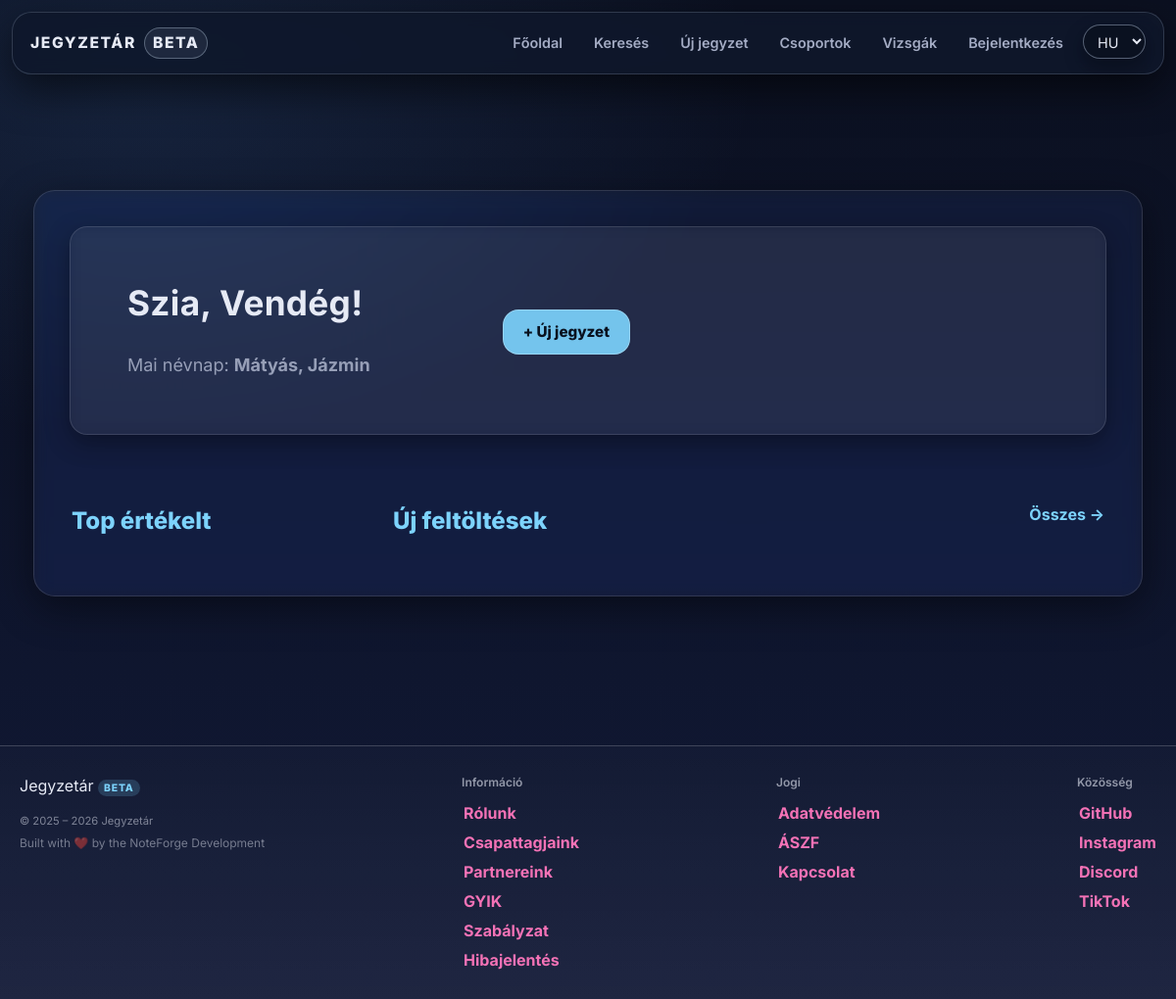
Before: / with the older database file.
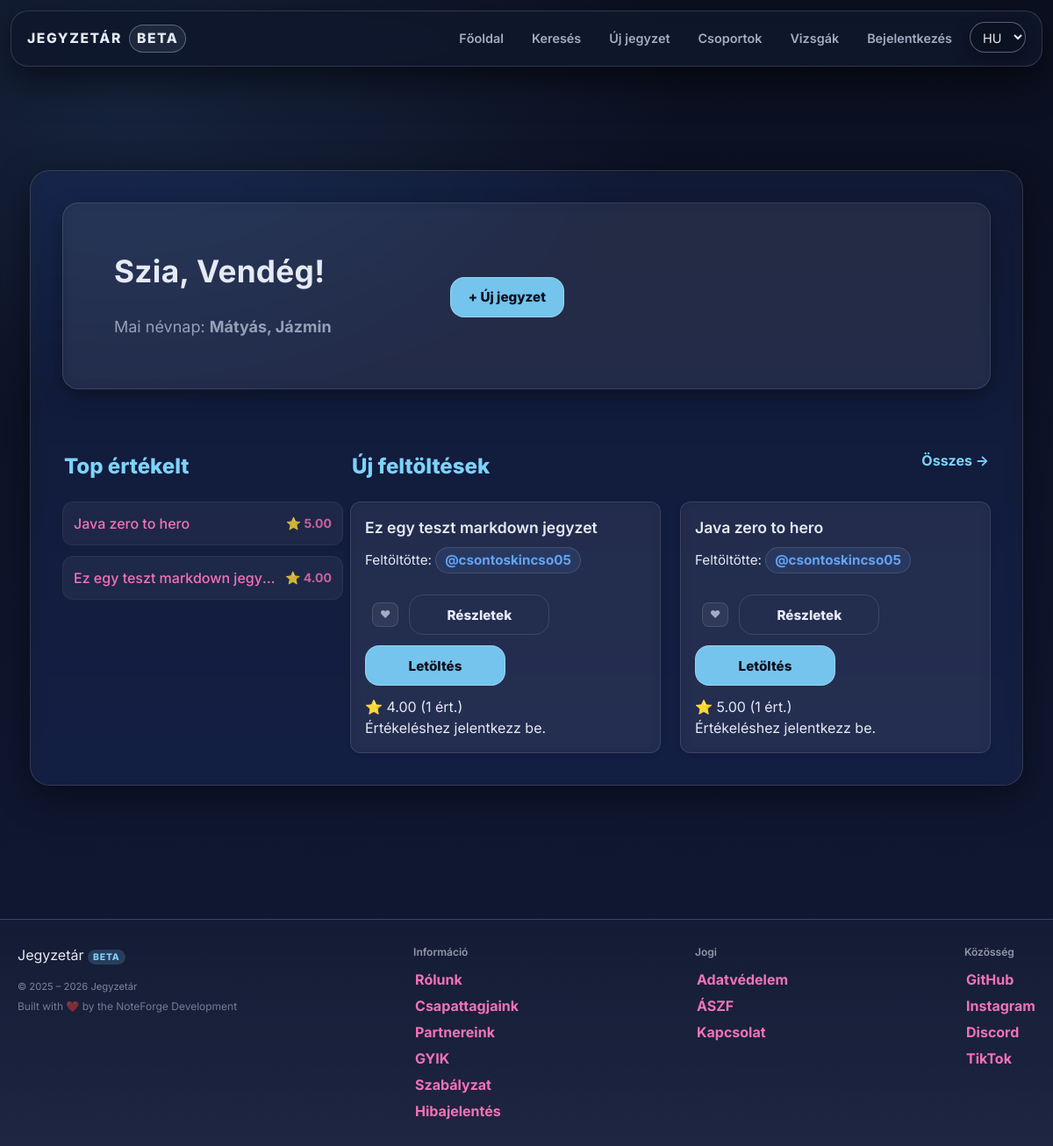
After: the same page with the newer database file.
### tables this page shows
CREATE TABLE `namedays` (
  `id` int(11) NOT NULL,
  `datum` varchar(5) DEFAULT NULL,
  `nevek` varchar(255) DEFAULT NULL
);

CREATE TABLE `files` (
  `id` int(11) NOT NULL,
  `uploaded_by` int(11) DEFAULT NULL,
  `name` varchar(255) NOT NULL,
  `file_name` varchar(255) DEFAULT NULL,
  `description` text DEFAULT NULL,
  `file_path` varchar(1024) DEFAULT NULL,
  `subject` varchar(100) NOT NULL,
  `tags` varchar(255) NOT NULL,
  `tn_name` varchar(255) DEFAULT NULL,
  `file_size` bigint(20) UNSIGNED DEFAULT NULL,
  `download_count` int(11) NOT NULL DEFAULT 0,
  `content_text` longtext DEFAULT NULL,
  `edu_stage` enum('hs','uni') DEFAULT NULL,
  `edu_level` tinyint(4) DEFAULT NULL,
  `content_type` enum('file','note') NOT NULL DEFAULT 'file',
  `note_markdown` mediumtext DEFAULT NULL,
  `note_excerpt` varchar(255) DEFAULT NULL
);

CREATE TABLE `users` (
  `id` int(11) NOT NULL,
  `lastname` varchar(100) DEFAULT NULL,
  `firstname` varchar(100) DEFAULT NULL,
  `username` varchar(50) NOT NULL,
  `birthdate` date DEFAULT NULL,
  `gender` varchar(10) DEFAULT NULL,
  `email` varchar(50) NOT NULL,
  `profile_picture` varchar(255) DEFAULT NULL,
  `password` varchar(255) NOT NULL,
  `security_question` varchar(255) NOT NULL,
  `security_answer` varchar(255) NOT NULL,
  `admin` tinyint(1) NOT NULL,
  `teacher` tinyint(1) DEFAULT NULL,
  `registration_date` datetime DEFAULT NULL,
  `language` varchar(5) NOT NULL DEFAULT 'hu',
  `oauth_provider` varchar(20) DEFAULT NULL,
  `oauth_sub` varchar(191) DEFAULT NULL,
  `email_verified` tinyint(1) NOT NULL DEFAULT 0,
  `bio` text DEFAULT NULL,
  `profile_theme` varchar(32) NOT NULL DEFAULT 'default',
  `twofa_enabled` tinyint(1) NOT NULL DEFAULT 0,
  `used_reg_code` varchar(64) DEFAULT NULL,
  `used_reg_code_at` datetime DEFAULT NULL,
  `show_fullname` tinyint(1) NOT NULL DEFAULT 1,
  `show_email` tinyint(1) NOT NULL DEFAULT 0,
  `show_birthdate` tinyint(1) NOT NULL DEFAULT 0
);

### assets/php/navbar.php (called while the page is built, shortened)
<?php
    $isLoggedIn = false;
?>

### assets/php/lang.php (called while the page is built, shortened)
<?php
    $supported_langs = ['hu', 'en', 'de'];
    if (isset($_GET['lang']) && in_array($_GET['lang'], $supported_langs, true)) {
        $lang = $_GET['lang'];
        $_SESSION['lang'] = $lang;
        if (!headers_sent()) {
            setcookie('lang', $lang, time() + 60*60*24*30, '/');
        }
    } else {
        if (isset($_SESSION['lang']) && in_array($_SESSION['lang'], $supported_langs, true)) {
            $lang = $_SESSION['lang'];
        } elseif (isset($_COOKIE['lang']) && in_array($_COOKIE['lang'], $supported_langs, true)) {
            $lang = $_COOKIE['lang'];
        } else {
            $lang = 'hu';
        }
    }
    $translations = [];
    if ($stmt = $conn->prepare("SELECT t_key, text FROM translations WHERE lang_code = ?")) {
        $stmt->bind_param('s', $lang);
        $stmt->execute();
        $result = $stmt->get_result();
        while ($row = $result->fetch_assoc()) {
            $translations[$row['t_key']] = $row['text'];
        }
    }
    if (!function_exists('t')) {
        function t(string $key): string
        {
            global $translations;
            return $translations[$key] ?? $key;
        }
    }

### assets/php/functions.php (called while the page is built, shortened)
<?php
    if (!function_exists('db_stmt')) {
        function db_stmt(mysqli $conn, string $sql, string $types = '', array $params = []): mysqli_stmt {
            $stmt = $conn->prepare($sql);
            if ($types !== '' && $params) {
                if (!$stmt->bind_param($types, ...$params)) {
                    db_log_error($conn, 'Paraméterek bind-elése sikertelen', $sql, $params);
                    throw new RuntimeException('Paraméterek bind-elése sikertelen: ' . $stmt->error);
                }
            }
            if (!$stmt->execute()) {
                db_log_error($conn, 'Végrehajtási hiba (execute)', $sql, $params);
                throw new RuntimeException('Végrehajtási hiba (execute): ' . $stmt->error);
            }
            return $stmt;
        }
    }
    if (!function_exists('db_query')) {
        function db_query(mysqli $conn, string $sql, string $types = '', array $params = []): mysqli_result
        {
            $stmt = db_stmt($conn, $sql, $types, $params);
            $result = $stmt->get_result();
            return $result;
        }
    }

### index.php (the view, shortened to what the rows shown need)
<?php
    require_once "assets/php/db.php";
    require_once "assets/php/lang.php";
    require_once "assets/php/functions.php";
    $user = null;
    $displayName   = $user['username'] ?? t('guest');
    $today = date("m-d");
    $nd = db_query($conn, "SELECT nevek FROM namedays WHERE datum = ? LIMIT 1", "s", [$today]);
    $nameday = ($nd && $nd->num_rows > 0) ? $nd->fetch_assoc()['nevek'] : t('nameday_none_today');
    $popular_sql = "
        SELECT f.*, IFNULL(AVG(r.rating),0) AS avg_rating, COUNT(r.id) AS rating_count
        FROM files f
        LEFT JOIN ratings r ON f.id = r.file_id
        GROUP BY f.id
        ORDER BY avg_rating DESC, rating_count DESC
        LIMIT 8
    ";
    $popular_result = $conn->query($popular_sql);
    $latest_result = $conn->query("SELECT * FROM files ORDER BY id DESC LIMIT 12");
?>
<!DOCTYPE html>
<html lang="<?= htmlspecialchars($lang ?? 'hu') ?>">
<head>
    <link rel="stylesheet" href="assets/css/styles.css">
    <script src="https://cdn.jsdelivr.net/npm/@tailwindcss/browser@4"></script>
</head>
<body>
    <?php
        include 'assets/php/navbar.php';
    ?>
    <div class="content-wrapper w-full">
        <?php include "assets/php/ads.php"; ?>
        <div class="main w-full max-w-6xl mx-auto px-4 md:px-6 lg:px-8">
            <section class="hero card mb-6 md:mb-8">
                <div class="hero-body p-4 md:p-6 lg:p-10">
                    <div class="hero-text">
                        <h1 class="hero-title text-2xl md:text-3xl lg:text-4xl font-bold mb-2">
                            <?= t('hero_greeting') . " " . htmlspecialchars($displayName) ?>!
                        </h1>
                        <p class="hero-sub text-base md:text-lg opacity-90"><?= t('hero_nameday') ?>: <strong><?= htmlspecialchars($nameday) ?></strong></p>
                    </div>
                </div>
            </section>
            <div class="home-grid">
            <section class="content-main flex-1 min-w-0">
                    <?php if ($latest_result && $latest_result->num_rows > 0): ?>
                        <div class="content-grid grid grid-cols-1 md:grid-cols-2 gap-4 md:gap-6">
                            <?php while ($file = $latest_result->fetch_assoc()):
                                    $file_id = (int)$file['id'];
									$contentType = $file['content_type'] ?? 'file';
									$externalUrl = trim((string)($file['external_url'] ?? ''));
                                    $uploaderRes = db_query($conn, "SELECT username FROM users WHERE id = ? LIMIT 1", "i", [(int)$file['uploaded_by']]);
                                    $uploader = ($uploaderRes && $uploaderRes->num_rows) ? $uploaderRes->fetch_assoc() : ['username' => 'ismeretlen'];
                                    $avgRes = db_query($conn, "SELECT AVG(rating) AS avg, COUNT(*) AS c FROM ratings WHERE file_id = ?", "i", [$file_id]);
                                    $avg = "0.00";
                                    $cnt = 0;
                                    if ($avgRes && $avgRes->num_rows) {
                                        $d = $avgRes->fetch_assoc();
                                        $avg = number_format((float)($d['avg'] ?? 0), 2);
                                        $cnt = (int)($d['c'] ?? 0);
                                    }
                                    $userRating = 0;
                                $is_favorite = false;
                            ?>
                                <article class="card note-card" id="file-<?= (int)$file_id ?>">
                                    <header class="note-header">
                                        <div class="card-title-group">
                                            <h4 class="entry-title"><?= htmlspecialchars($file['name'] ?? '') ?></h4>
                                            <p class="uploader-info">
                                                Feltöltötte:
                                                <a class="uploader-name" href="profile.php?user=<?= urlencode($uploader['username'] ?? '') ?>">
                                                    @<?= htmlspecialchars($uploader['username'] ?? 'ismeretlen') ?>
                                                </a>
                                            </p>
                                        </div>
                                    </header>
                                    <div class="card-actions">
                                        <div class="card-actions">
                                            <?php if ($isLoggedIn && $currentUserId): ?>
                                            <form method="POST" style="margin:0;">
                                                <input type="hidden" name="favorite-btn" value="1">
                                                <input type="hidden" name="favorite_file_id" value="<?= (int)$file_id ?>">
                                                <button type="submit"
                                                        class="favorite-btn <?= $is_favorite ? 'favorited' : '' ?>"
                                                        title="<?= $is_favorite ? 'Kedvencekből törlés' : 'Kedvencekhez' ?>">
                                                    ❤
                                                </button>
                                            </form>
                                            <?php else: ?>
                                                <a class="favorite-btn" href="reglog.php" title="Jelentkezz be a kedvencekhez">
                                                    ❤
                                                </a>
                                            <?php endif; ?>
                                            <a href="note.php?id=<?= (int)$file_id ?>" class="btn-sm btn-ghost">
                                                Részletek
                                            </a>
											<?php if ($contentType === 'link' && !empty($externalUrl)): ?>
											<a href="<?= htmlspecialchars($externalUrl) ?>" target="_blank" class="btn-sm btn-cta">
												Megnyitás
											</a>
											<?php else: ?>
											<a href="assets/php/download.php?id=<?= (int)$file_id ?>" class="btn-sm btn-cta">
												Letöltés
											</a>
											<?php endif; ?>
                                        </div>
                                    </div>
                                    <div class="card-footer-meta">
                                        <div class="rating-display">
                                            ⭐ <span class="rating-value"><?= htmlspecialchars($avg) ?></span>
                                            <span class="rating-count">(<?= (int)$cnt ?> ért.)</span>
                                        </div>
                                        <?php if ($isLoggedIn && $currentUserId): ?>
                                            <form class="rating-form" method="POST" action="index.php">
                                                <input type="hidden" name="rate-btn" value="1">
                                                <input type="hidden" name="rate_file_id" value="<?= (int)$file_id ?>">
                                                <div class="star-rating" aria-label="Értékelés">
                                                    <?php for ($i = 5; $i >= 1; $i--): ?>
                                                        <input
                                                                type="radio"
                                                                id="rate-<?= (int)$file_id ?>-<?= $i ?>"
                                                                name="rating"
                                                                value="<?= $i ?>"
                                                                <?= ((int)$userRating === $i) ? 'checked' : '' ?>
                                                                onchange="this.form.submit()"
                                                        >
                                                        <label for="rate-<?= (int)$file_id ?>-<?= $i ?>" title="<?= $i ?> csillag">★</label>
                                                    <?php endfor; ?>
                                                </div>
                                                <?php if ((int)$userRating > 0): ?>
                                                    <span class="rating-count">Te: <?= (int)$userRating ?>/5</span>
                                                <?php endif; ?>
                                            </form>
                                        <?php else: ?>
                                            <span class="rating-count">Értékeléshez jelentkezz be.</span>
                                        <?php endif; ?>
                                    </div>
                                </article>
                            <?php endwhile; ?>
                        </div>
                    <?php endif; ?>
                </section>
                <aside class="content-aside w-full lg:w-80 min-w-0">
                    <?php if ($popular_result && $popular_result->num_rows > 0): ?>
                        <div class="list-compact flex flex-col gap-3">
                            <?php while ($file = $popular_result->fetch_assoc()): ?>
                                <a href="note.php?id=<?= $file['id'] ?>" class="popular-item-link block p-3 rounded-xl bg-white/5 hover:bg-white/10 transition-colors border border-white/5 min-w-0">
                                    <div class="flex justify-between items-center gap-2 min-w-0">
                                        <span class="font-medium truncate text-sm md:text-base"><?= htmlspecialchars($file['name'] ?? '') ?></span>
                                        <span class="text-xs md:text-sm whitespace-nowrap opacity-80">⭐ <?= number_format((float)$file['avg_rating'], 2) ?></span>
                                    </div>
                                </a>
                            <?php endwhile; ?>
                        </div>
                    <?php endif; ?>
                </aside>
            </div>
        </div>
    </div>
    </body>
</html>

Changed rows visible on the page:
added files: name "Ez egy teszt markdown jegyzet", uploaded_by.username "csontoskincso05", avg "4.00", cnt "1", name "Ez egy teszt markdown jegy…", avg_rating "4.00"
added files: name "Java zero to hero", users.username "csontoskincso05", avg "5.00", cnt "1", avg_rating "5.00"
